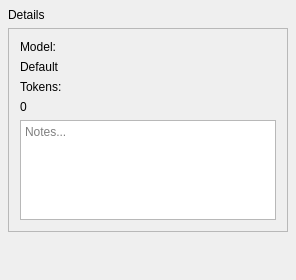
<?xml version="1.0" encoding="UTF-8"?>
<ui version="4.0">
 <class>ChatDetailsPanel</class>
 <widget class="QWidget" name="ChatDetailsPanel">
  <property name="minimumSize">
   <size><width>240</width><height>0</height></size>
  </property>
  <layout class="QVBoxLayout" name="mainLayout">
   <property name="leftMargin"><number>8</number></property>
   <property name="topMargin"><number>8</number></property>
   <property name="rightMargin"><number>8</number></property>
   <property name="bottomMargin"><number>8</number></property>
   <property name="spacing"><number>6</number></property>
   <item>
    <widget class="QLabel" name="detailsTitleLabel">
     <property name="text"><string>Details</string></property>
    </widget>
   </item>
   <item>
    <widget class="QFrame" name="detailsFrame">
     <property name="frameShape"><enum>QFrame::Shape::StyledPanel</enum></property>
     <layout class="QVBoxLayout" name="detailsContentLayout">
      <item>
       <widget class="QLabel" name="modelLabel">
        <property name="text"><string>Model:</string></property>
       </widget>
      </item>
      <item>
       <widget class="QLabel" name="modelValueLabel">
        <property name="text"><string>Default</string></property>
       </widget>
      </item>
      <item>
       <widget class="QLabel" name="tokensLabel">
        <property name="text"><string>Tokens:</string></property>
       </widget>
      </item>
      <item>
       <widget class="QLabel" name="tokensValueLabel">
        <property name="text"><string>0</string></property>
       </widget>
      </item>
      <item>
       <widget class="QTextEdit" name="notesEdit">
        <property name="placeholderText"><string>Notes...</string></property>
        <property name="maximumSize">
         <size><width>16777215</width><height>100</height></size>
        </property>
       </widget>
      </item>
     </layout>
    </widget>
   </item>
   <item>
    <spacer name="bottomSpacer">
     <property name="orientation"><enum>Qt::Orientation::Vertical</enum></property>
     <property name="sizeHint" stdset="0">
      <size><width>20</width><height>40</height></size>
     </property>
    </spacer>
   </item>
  </layout>
 </widget>
 <layoutdefault spacing="6" margin="11"/>
 <resources/>
 <connections/>
</ui>
